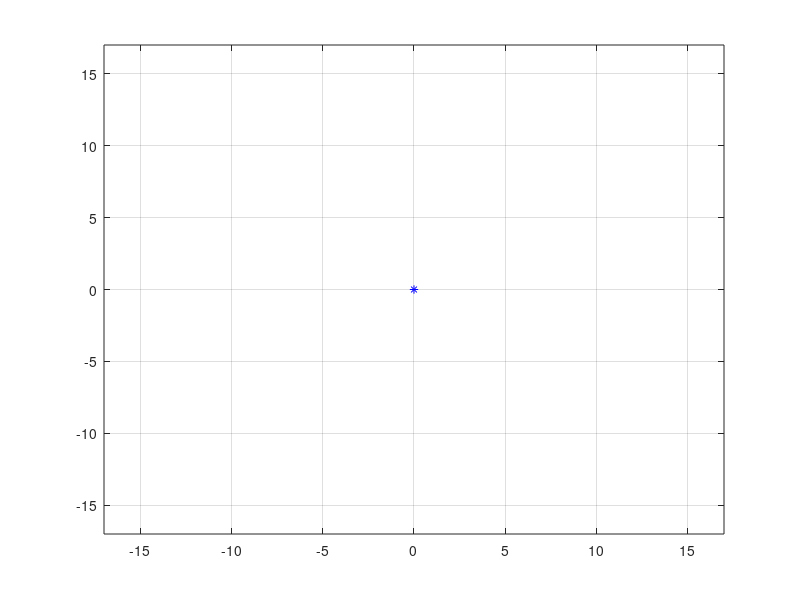

Write the MATLAB code that produced this figure. (Note: this script raises an error after producing the figure.)
clear;
clc;

roboArm.L = [21, 29.7];
roboArm.offset = [0, 0];

plot(0,0,'b*');
axis([-17 17 -17 17]);
hold on;
grid on;
ind = 1;

delay = 0.05;
numOfSteps = 30;

path = [
        %%%%%%%%%%%%%%%%ONE%%%%%%%%%%%%%%%
        getLine(0,14.5,0.5,16.5,numOfSteps);
        getLine(0.5,16.5,0.5,11.5,numOfSteps);
        getLine(0.5,11.5,0,11.5,numOfSteps);
        getLine(0,11.5,1,11.5,numOfSteps);
        %%%%%%%%%%%%%%%%%%%%%%%%%%%%%%%%%%
        %%%%%%%%%%%%%%%%EIGHT%%%%%%%%%%%%%
         getLine(1.5,11.5,1.5,15.5,numOfSteps);
         getLine(1.5,15.5,2.5,15.5,numOfSteps);
         getLine(2.5,15.5,2.5,11.5,numOfSteps);
         getLine(2.5,11.5,1.5,11.5,numOfSteps);
         getLine(1.5,11.5,1.5,13.5,numOfSteps);
         getLine(1.5,13.5,2.5,13.5,numOfSteps);
       %%%%%%%%%%%%%%%%%%%%%%%%%%%%%%%%%%%%%%%%%
       %%%%%%%%%%%%%%%%%%%%ZERO%%%%%%%%%%%%%%%%%%%
         getLine(2.5,13.5,2.5,11.5,numOfSteps);
         getLine(2.5,11.5,3,11.5,numOfSteps);
         getLine(3,11.5,3,15.5,numOfSteps);
         getLine(3,15.5,4,15.5,numOfSteps);
         getLine(4,15.5,4,11.5,numOfSteps);
         getLine(4,11.5,3,11.5,numOfSteps);
       %%%%%%%%%%%%%%%%%%%%%%%%%%%%%%%%%%%%%%%%%%%%%
       %%%%%%%%%%%%%%%%%%%%SIX%%%%%%%%%%%%%%%%%%%%%%%
       getLine(4.5,11.5,5.5,11.5,numOfSteps);
       getLine(5.5,11.5,5.5,14.5,numOfSteps);
       getLine(5.5,14.5,4.5,14.5,numOfSteps);
       getLine(4.5,14.5,4.5,15.5,numOfSteps);
       getLine(4.5,15.5,5.5,15.5,numOfSteps);
       getLine(5.5,15.5,4.5,15.5,numOfSteps);
       getLine(4.5,15.5,4.5,11.5,numOfSteps);
       %%%%%%%%%%%%%%%%%%%%%%%%%%%%%%%%%%%%%%%%%%%%%
       %%%%%%%%%%%%%%%%%ONE%%%%%%%%%%%%%%%%%%%%%%%%
        getLine(6,11.5,6.5,11.5,numOfSteps);
        getLine(6.5,11.5,6.5,16.5,numOfSteps);
        getLine(6.5,16.5,6,14.5,numOfSteps);
        getLine(6,14.5,6.5,16.5,numOfSteps);
        getLine(6.5,16.5,6.5,11.5,numOfSteps);
        getLine(6.5,11.5,7,11.5,numOfSteps);
       %%%%%%%%%%%%%%%%%%%%%%%%%%%%%%%%%%%%%%%%%%%%%
       %%%%%%%%%%%%%%%%%%%%SEVEN%%%%%%%%%%%%%%%%%%%%%%%
        getLine(7.5,11.5,8,15.5,numOfSteps);
        getLine(8,15.5,7,15.5,numOfSteps);
        getLine(7,15.5,8,15.5,numOfSteps);
        getLine(8,15.5,7.5,11.5,numOfSteps);
       %%%%%%%%%%%%%%%%%%%%%%%%%%%%%%%%%%%%%%%%%%%%%%%%%
       %%%%%%%%%%%%%%%%%%%%THREE%%%%%%%%%%%%%%%%%%%%%%%%
       getLine(8.5,11.5,9.5,11.5,numOfSteps);
       getLine(9.5,11.5,9.5,15.5,numOfSteps);
       getLine(9.5,15.5,8.5,15.5,numOfSteps);
       getLine(8.5,15.5,9.5,15.5,numOfSteps);
       getLine(9.5,15.5,9.5,13.5,numOfSteps);
       getLine(9.5,13.5,8.5,13.5,numOfSteps);
       getLine(8.5,13.5,9.5,13.5,numOfSteps);
       getLine(9.5,13.5,9.5,11.5,numOfSteps);
       %%%%%%%%%%%%%%%%%%%%%%%%%%%%%%%%%%%%%%%%%%%%%%%%%
        ];

for n = 1:length(path)
    theta = getikine(roboArm, [path(n,1), path(n,2)],'left');
    plot(theta);
    P = getfkine(roboArm, theta - roboArm.offset);
    locationX(ind) = P(1);
    locationY(ind) = P(2);
    ind = ind + 1;
    hold off;
    plot(locationX,locationY,'b');
    hold on;
    grid on;
    plotRobot(roboArm, theta);
    axis([-17 17 -17 17]);
    pause(delay);
end
